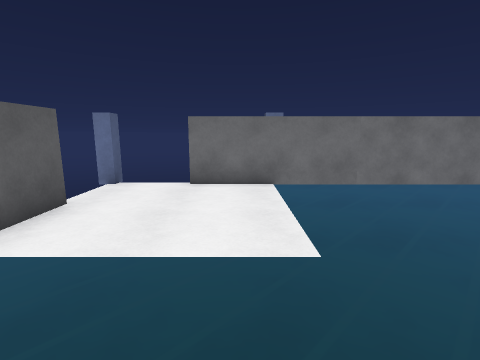
[1] (above)

16 first-person views from a walk through a 3-D level made in the Unity game engine. The camera is 1.5 m above the floor, tilts 10° down and sees 85° across. The floor is counted in squares, 1 m on a side. Each view is taken from the middle of a square. On the plan, view 1 faces up. The plan holds only what a view shows up to about 14 squares ahead; the rest is blank. The place goes on beyond the plan. The player is left out.

[2]
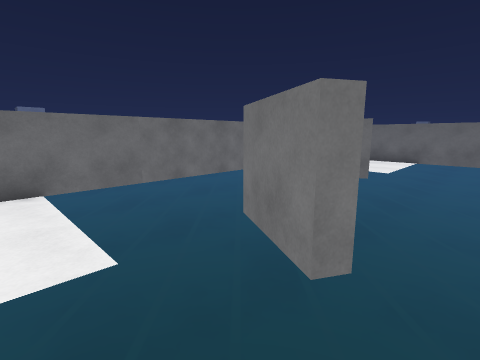

[3]
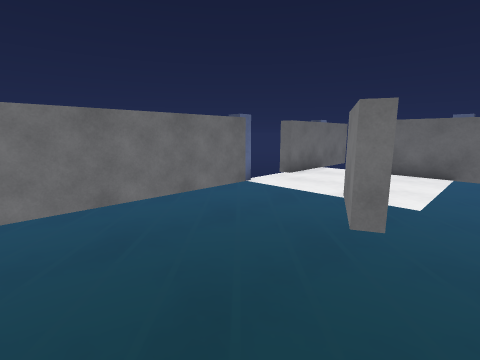

[4]
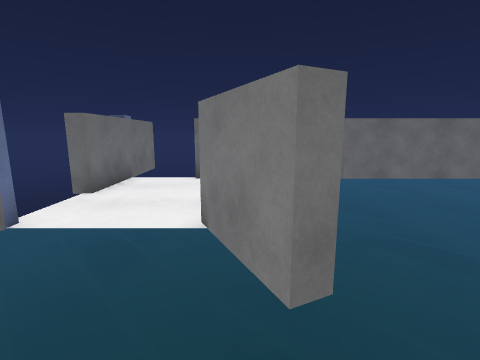

[5]
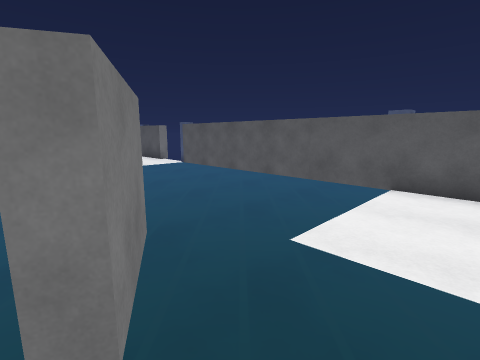

[6]
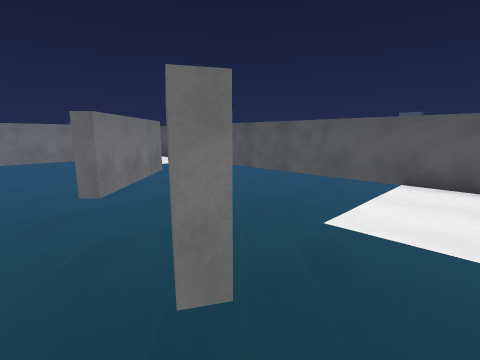

[7]
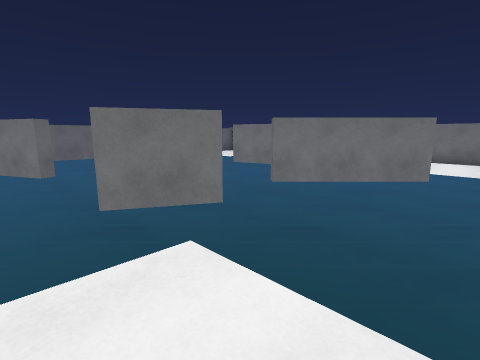

[8]
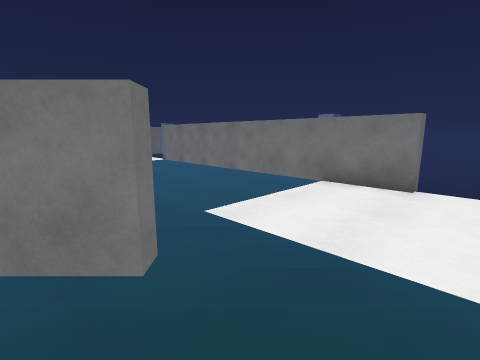

[9]
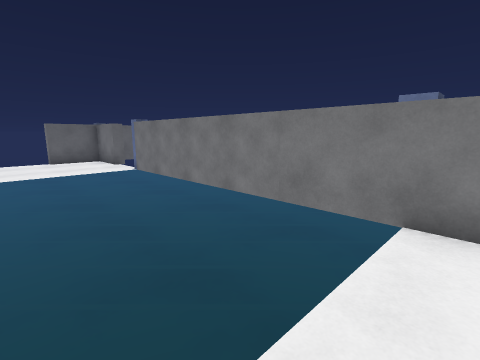

[10]
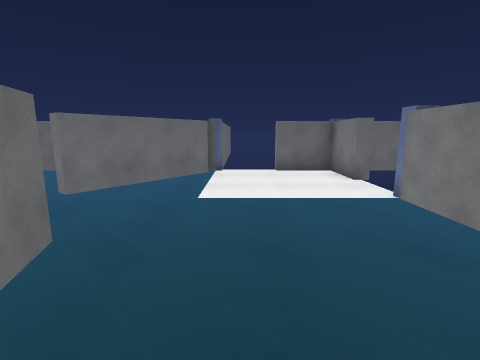

[11]
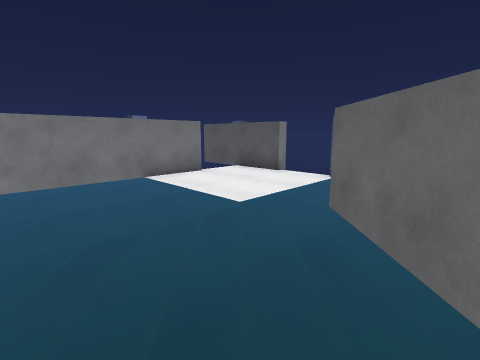

[12]
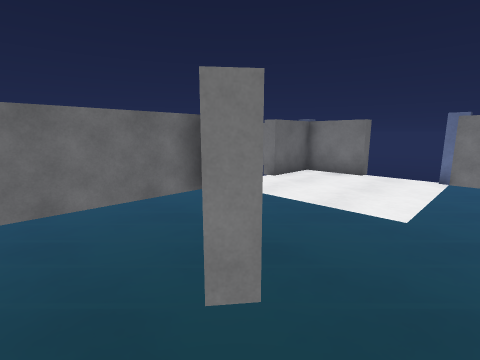

[13]
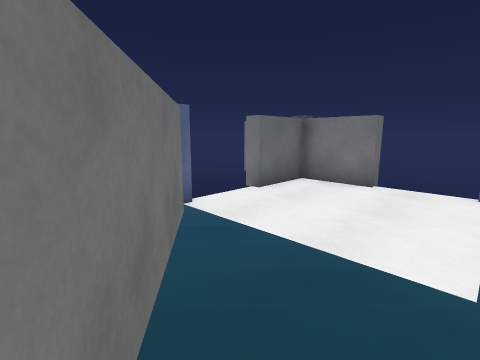

[14]
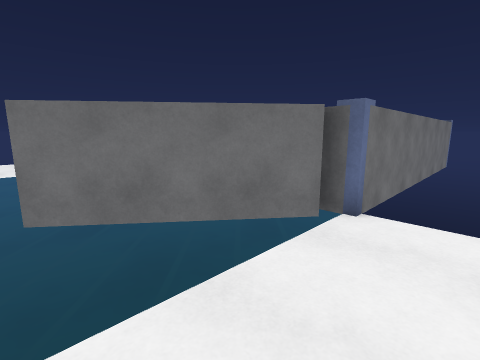

[15]
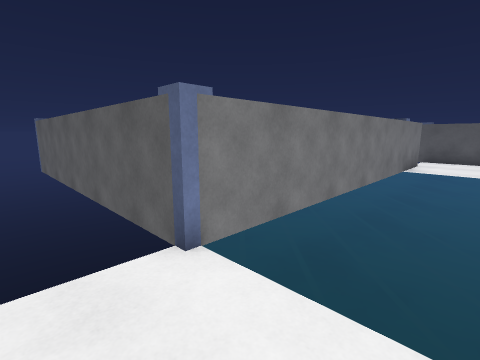

[16]
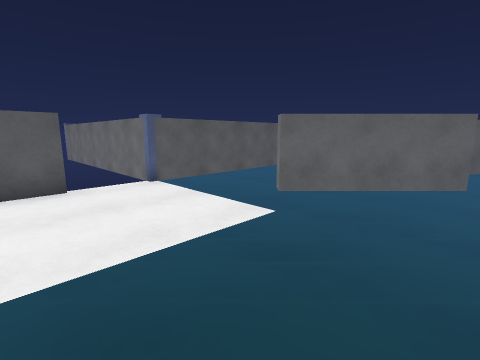

### Floor plan
Key: @ floor where view 1 was taken; # wall or solid block; . floor; v drop or lower ground.
Columns run from 6 left of view 1 to 18 right of it. Each row starts with its distance up from view 1.
  8   #vv#############vv#####
  7   v.....         .....v
  6   v.....         .....v
  5   #.....  ..     .....#
  4   #.....     .  ##....#
  3   #..... #      #.....#
  2   #      # .          #
  1   #      #            #
  0   #   @               #
 -1   #                   #
 -2   #      #      .     #
 -3   #     ## .          #
 -4   #.   ##        .##  #
 -5   #   ##     ##    ## #
 -6   #         ##      ###
 -7 ###.....         .....###
 -8   v.....   .     .....v
 -9   v.....         .....v
-10   #.....         .....#
-11   #.....  .      .....#
-12   #vv#############vv#####
-13   #              #    #
-14   #              #    #

Positions as (right, up) in squares from view 1, and headings:
1: (0, 0), facing up
2: (0, 0), facing up-right
3: (5, 2), facing up-right
4: (7, 4), facing right
5: (4, 5), facing down-left
6: (5, 5), facing down-left
7: (-2, 5), facing down-right
8: (-3, -4), facing down-right
9: (0, -7), facing down-right
10: (5, -8), facing right
11: (5, -3), facing down-left
12: (10, -2), facing down-right
13: (11, -4), facing down-right
14: (11, -9), facing up-right
15: (13, -9), facing down-left
16: (4, -11), facing up-left
